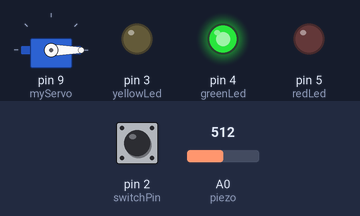
Bench run of a sketch on a simulated Arduino Uno, built with avr-gcc and run on an emulated ATmega328P. On the bench: servo, output pins drawn as LEDs (lit = HIGH). The inputs (shaded band) are chosen by the test bench; at power-on: pin 2 (switchPin) LOW, A0 (piezo) = 512. What the sketch prints to the serial monitor is not drawn.

Above: at 2.2 s.
2.3 s: pin 2 (switchPin) pulled HIGH for 0.15 s
At 3.4 s:
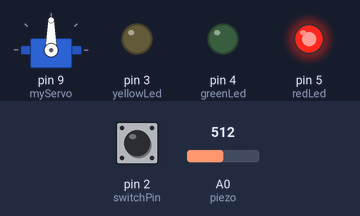
3.9 s: A0 (piezo) set to 106
5.7 s: A0 (piezo) set to 91
At 6.5 s:
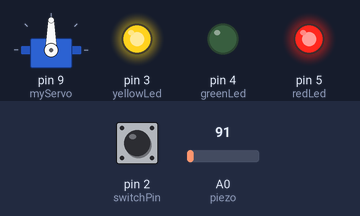
Timing chart, 0 to 10.2 s (numbered marks = the images above; inputs shaded):
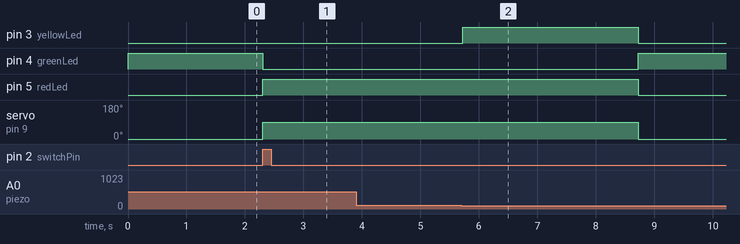

Measured:
- the behaviour switches between 100 and 99 on A0 (piezo) (found by bisection; images 1 and 2)
- after the input at 2.3 s, pin 4 (greenLed): HIGH → LOW at once; pin 5 (redLed): LOW → HIGH at once; servo on pin 9 (myServo): 0° → 90° at once
- after the input at 3.9 s, every drawn part: stays the same
- after the input at 5.7 s, pin 3 (yellowLed): LOW → HIGH at once, → LOW 3.0 s later; pin 4 (greenLed): LOW → HIGH after 3.0 s; pin 5 (redLed): HIGH → LOW after 3.0 s; servo on pin 9 (myServo): 90° → 0° after 3.0 s

The sketch:

Tutorial_12.ino
```cpp
#include <Servo.h>
Servo myServo;

const int piezo = A0;
const int switchPin = 2;
const int yellowLed = 3;
const int greenLed = 4;
const int redLed = 5;

int knockVal;
int switchVal;
const int quietKnock = 10;
const int loudKnock = 100;

boolean locked = false;
int numberOfKnocks = 0;

//creating function to check validity of knocks
boolean checkForKnock(int value){
  if(value > quietKnock && value < loudKnock){
    digitalWrite(yellowLed, HIGH);
    delay(1000);
    digitalWrite(yellowLed, LOW);
    Serial.print("Valid knock of value ");
    Serial.print(value);
    return true;
    }
  else {
    Serial.print("Bad knock value ");
    Serial.print(value);
    return false;
  }
}


void setup(){
  myServo.attach(9);
  pinMode(yellowLed, OUTPUT);
   pinMode(redLed, OUTPUT);
   pinMode(greenLed, OUTPUT);
   pinMode(switchPin, INPUT);
   Serial.begin(9600);

  //UNLOCK at the beginning
   digitalWrite(greenLed, HIGH);
   myServo.write(0);
   Serial.print("The box is unlocked");
   delay(1000);
   }

void loop() {
  //Checking switch
  if(locked == false){
    switchVal = digitalRead(switchPin);

    //LOCK
    if(switchVal == HIGH){
      locked = true;
      digitalWrite(greenLed, LOW);
      digitalWrite(redLed, HIGH);
      myServo.write(90);
      Serial.print("The box is locked!");
      delay(1000);
    }
  }

  //Checking the knock sensor
  if(locked == true){
    knockVal = analogRead(piezo);

    //Only counting valid knocks
    if(numberOfKnocks < 3 && knockVal > 0){
      if(checkForKnock(knockVal) == true){
        numberOfKnocks ++;
      }
      Serial.print(3-numberOfKnocks);
      Serial.print(" more knocks to go");
    }

    //UNLOCK
    if(numberOfKnocks >= 3){
      locked = false;
      myServo.write(0);
      digitalWrite(greenLed, HIGH);
      digitalWrite(redLed, LOW);
      Serial.print("The box is unlocked");
      delay(2000000);
    }
  }
}
```
